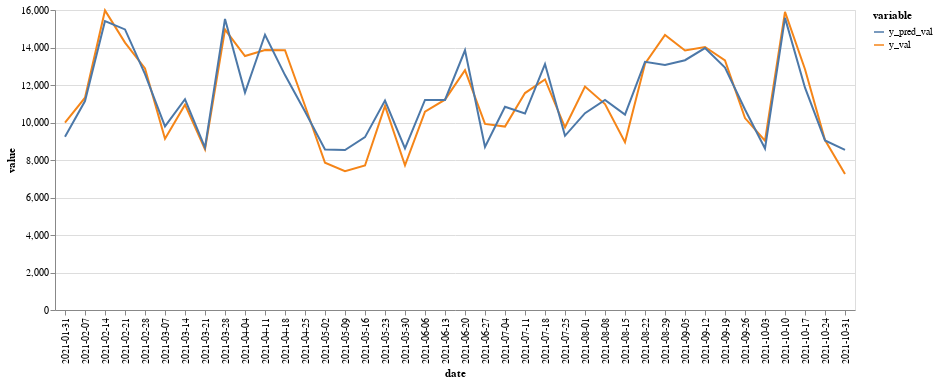

Write notebook code for a chart like this one.
### Code cell
mod_chart_val = alt.Chart(model_results.melt(id_vars=['date'], value_vars=['y_val', 'y_pred_val']).dropna()).encode(
    x='date',
    y='value',
    color='variable'
).mark_line()

mod_chart_val

### Figure 1 — Vega-Lite specification as saved in the notebook (floating-point values rounded to 4 significant figures)
{"config": {"view": {"continuousWidth": 300, "continuousHeight": 300}}, "data": {"name": "data-b2b862d44bc2c6a8155e7a7412e5937a"}, "mark": {"type": "line"}, "encoding": {"color": {"field": "variable", "type": "nominal"}, "x": {"field": "date", "type": "nominal"}, "y": {"field": "value", "type": "quantitative"}}, "$schema": "https://vega.github.io/schema/vega-lite/v5.20.1.json", "datasets": {"data-b2b862d44bc2c6a8155e7a7412e5937a": [{"date": "2021-01-31", "variable": "y_val", "value": 9992.0}, {"date": "2021-02-07", "variable": "y_val", "value": 11320.0}, {"date": "2021-02-14", "variable": "y_val", "value": 15980.0}, {"date": "2021-02-21", "variable": "y_val", "value": 14260.0}, {"date": "2021-02-28", "variable": "y_val", "value": 12890.0}, {"date": "2021-03-07", "variable": "y_val", "value": 9132.0}, {"date": "2021-03-14", "variable": "y_val", "value": 10950.0}, {"date": "2021-03-21", "variable": "y_val", "value": 8574.0}, {"date": "2021-03-28", "variable": "y_val", "value": 14960.0}, {"date": "2021-04-04", "variable": "y_val", "value": 13540.0}, {"date": "2021-04-11", "variable": "y_val", "value": 13870.0}, {"date": "2021-04-18", "variable": "y_val", "value": 13850.0}, {"date": "2021-04-25", "variable": "y_val", "value": 10900.0}, {"date": "2021-05-02", "variable": "y_val", "value": 7854.0}, {"date": "2021-05-09", "variable": "y_val", "value": 7406.0}, {"date": "2021-05-16", "variable": "y_val", "value": 7705.0}, {"date": "2021-05-23", "variable": "y_val", "value": 10890.0}, {"date": "2021-05-30", "variable": "y_val", "value": 7716.0}, {"date": "2021-06-06", "variable": "y_val", "value": 10580.0}, {"date": "2021-06-13", "variable": "y_val", "value": 11220.0}, {"date": "2021-06-20", "variable": "y_val", "value": 12790.0}, {"date": "2021-06-27", "variable": "y_val", "value": 9923.0}, {"date": "2021-07-04", "variable": "y_val", "value": 9782.0}, {"date": "2021-07-11", "variable": "y_val", "value": 11570.0}, {"date": "2021-07-18", "variable": "y_val", "value": 12290.0}, {"date": "2021-07-25", "variable": "y_val", "value": 9746.0}, {"date": "2021-08-01", "variable": "y_val", "value": 11920.0}, {"date": "2021-08-08", "variable": "y_val", "value": 10980.0}, {"date": "2021-08-15", "variable": "y_val", "value": 8945.0}, {"date": "2021-08-22", "variable": "y_val", "value": 13130.0}, {"date": "2021-08-29", "variable": "y_val", "value": 14670.0}, {"date": "2021-09-05", "variable": "y_val", "value": 13840.0}, {"date": "2021-09-12", "variable": "y_val", "value": 14020.0}, {"date": "2021-09-19", "variable": "y_val", "value": 13320.0}, {"date": "2021-09-26", "variable": "y_val", "value": 10240.0}, {"date": "2021-10-03", "variable": "y_val", "value": 9030.0}, {"date": "2021-10-10", "variable": "y_val", "value": 15900.0}, {"date": "2021-10-17", "variable": "y_val", "value": 12840.0}, {"date": "2021-10-24", "variable": "y_val", "value": 9063.0}, {"date": "2021-10-31", "variable": "y_val", "value": 7250.0}, {"date": "2021-01-31", "variable": "y_pred_val", "value": 9240.0}, {"date": "2021-02-07", "variable": "y_pred_val", "value": 11140.0}, {"date": "2021-02-14", "variable": "y_pred_val", "value": 15410.0}, {"date": "2021-02-21", "variable": "y_pred_val", "value": 14960.0}, {"date": "2021-02-28", "variable": "y_pred_val", "value": 12580.0}, {"date": "2021-03-07", "variable": "y_pred_val", "value": 9794.0}, {"date": "2021-03-14", "variable": "y_pred_val", "value": 11240.0}, {"date": "2021-03-21", "variable": "y_pred_val", "value": 8665.0}, {"date": "2021-03-28", "variable": "y_pred_val", "value": 15520.0}, {"date": "2021-04-04", "variable": "y_pred_val", "value": 11600.0}, {"date": "2021-04-11", "variable": "y_pred_val", "value": 14680.0}, {"date": "2021-04-18", "variable": "y_pred_val", "value": 12530.0}, {"date": "2021-04-25", "variable": "y_pred_val", "value": 10590.0}, {"date": "2021-05-02", "variable": "y_pred_val", "value": 8559.0}, {"date": "2021-05-09", "variable": "y_pred_val", "value": 8532.0}, {"date": "2021-05-16", "variable": "y_pred_val", "value": 9220.0}, {"date": "2021-05-23", "variable": "y_pred_val", "value": 11170.0}, {"date": "2021-05-30", "variable": "y_pred_val", "value": 8617.0}, {"date": "2021-06-06", "variable": "y_pred_val", "value": 11210.0}, {"date": "2021-06-13", "variable": "y_pred_val", "value": 11200.0}, {"date": "2021-06-20", "variable": "y_pred_val", "value": 13850.0}, {"date": "2021-06-27", "variable": "y_pred_val", "value": 8692.0}, {"date": "2021-07-04", "variable": "y_pred_val", "value": 10830.0}, {"date": "2021-07-11", "variable": "y_pred_val", "value": 10480.0}, {"date": "2021-07-18", "variable": "y_pred_val", "value": 13120.0}, {"date": "2021-07-25", "variable": "y_pred_val", "value": 9290.0}, {"date": "2021-08-01", "variable": "y_pred_val", "value": 10500.0}, {"date": "2021-08-08", "variable": "y_pred_val", "value": 11200.0}, {"date": "2021-08-15", "variable": "y_pred_val", "value": 10420.0}, {"date": "2021-08-22", "variable": "y_pred_val", "value": 13240.0}, {"date": "2021-08-29", "variable": "y_pred_val", "value": 13070.0}, {"date": "2021-09-05", "variable": "y_pred_val", "value": 13320.0}, {"date": "2021-09-12", "variable": "y_pred_val", "value": 13970.0}, {"date": "2021-09-19", "variable": "y_pred_val", "value": 12930.0}, {"date": "2021-09-26", "variable": "y_pred_val", "value": 10690.0}, {"date": "2021-10-03", "variable": "y_pred_val", "value": 8615.0}, {"date": "2021-10-10", "variable": "y_pred_val", "value": 15580.0}, {"date": "2021-10-17", "variable": "y_pred_val", "value": 11850.0}, {"date": "2021-10-24", "variable": "y_pred_val", "value": 9046.0}, {"date": "2021-10-31", "variable": "y_pred_val", "value": 8541.0}]}}
